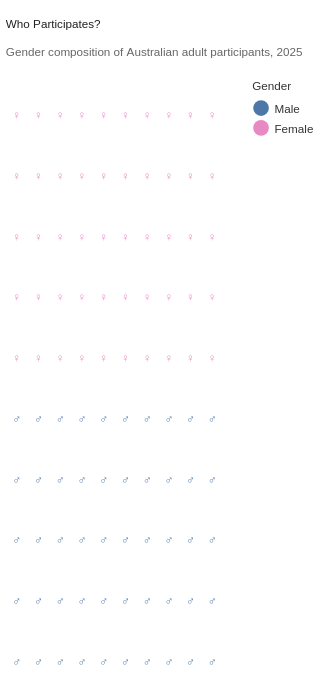

Write a Vega-Lite specification for this figure.
### Vega-Lite specification from a JSON file in a GitHub repository (floating-point values rounded to 4 significant figures)
{"$schema": "https://vega.github.io/schema/vega-lite/v5.json", "width": "container", "height": 520, "background": "transparent", "title": {"text": "Who Participates?", "subtitle": "Gender composition of Australian adult participants, 2025", "anchor": "start", "font": "Source Sans 3", "fontSize": 24, "fontWeight": 700, "color": "#222222", "subtitleFont": "Source Sans 3", "subtitleFontSize": 14, "subtitleFontWeight": "normal", "subtitleColor": "#666666", "subtitlePadding": 8, "offset": 16}, "data": {"sequence": {"start": 1, "stop": 101, "as": "person"}}, "transform": [{"calculate": "9615629", "as": "male_participants"}, {"calculate": "9746360", "as": "female_participants"}, {"calculate": "datum.male_participants + datum.female_participants", "as": "total_participants"}, {"calculate": "datum.male_participants / datum.total_participants * 100", "as": "male_percentage"}, {"calculate": "datum.female_participants / datum.total_participants * 100", "as": "female_percentage"}, {"calculate": "(datum.person - 1) % 10", "as": "column"}, {"calculate": "floor((datum.person - 1) / 10)", "as": "row"}, {"calculate": "datum.person <= round(datum.male_percentage) ? 'Male' : 'Female'", "as": "gender"}, {"calculate": "datum.gender == 'Male' ? '♂' : '♀'", "as": "icon"}], "mark": {"type": "text", "font": "Source Sans 3", "fontSize": 31}, "encoding": {"x": {"field": "column", "type": "ordinal", "axis": null, "scale": {"paddingInner": 0.25, "paddingOuter": 0.15}}, "y": {"field": "row", "type": "ordinal", "axis": null, "sort": "descending", "scale": {"paddingInner": 0.45, "paddingOuter": 0.2}}, "text": {"field": "icon"}, "color": {"field": "gender", "type": "nominal", "scale": {"domain": ["Male", "Female"], "range": ["#4C78A8", "#E78AC3"]}, "legend": {"title": "Gender", "orient": "right", "direction": "vertical", "labelFont": "Source Sans 3", "labelFontSize": 13, "labelColor": "#333333", "titleFont": "Source Sans 3", "titleFontSize": 13, "titleFontWeight": 600, "titleColor": "#333333", "symbolSize": 180, "offset": 25}}, "tooltip": [{"field": "gender", "type": "nominal", "title": "Gender"}, {"field": "male_percentage", "type": "quantitative", "title": "Male Share", "format": ".1f"}, {"field": "female_percentage", "type": "quantitative", "title": "Female Share", "format": ".1f"}]}, "config": {"view": {"stroke": null}, "font": "Source Sans 3"}}
